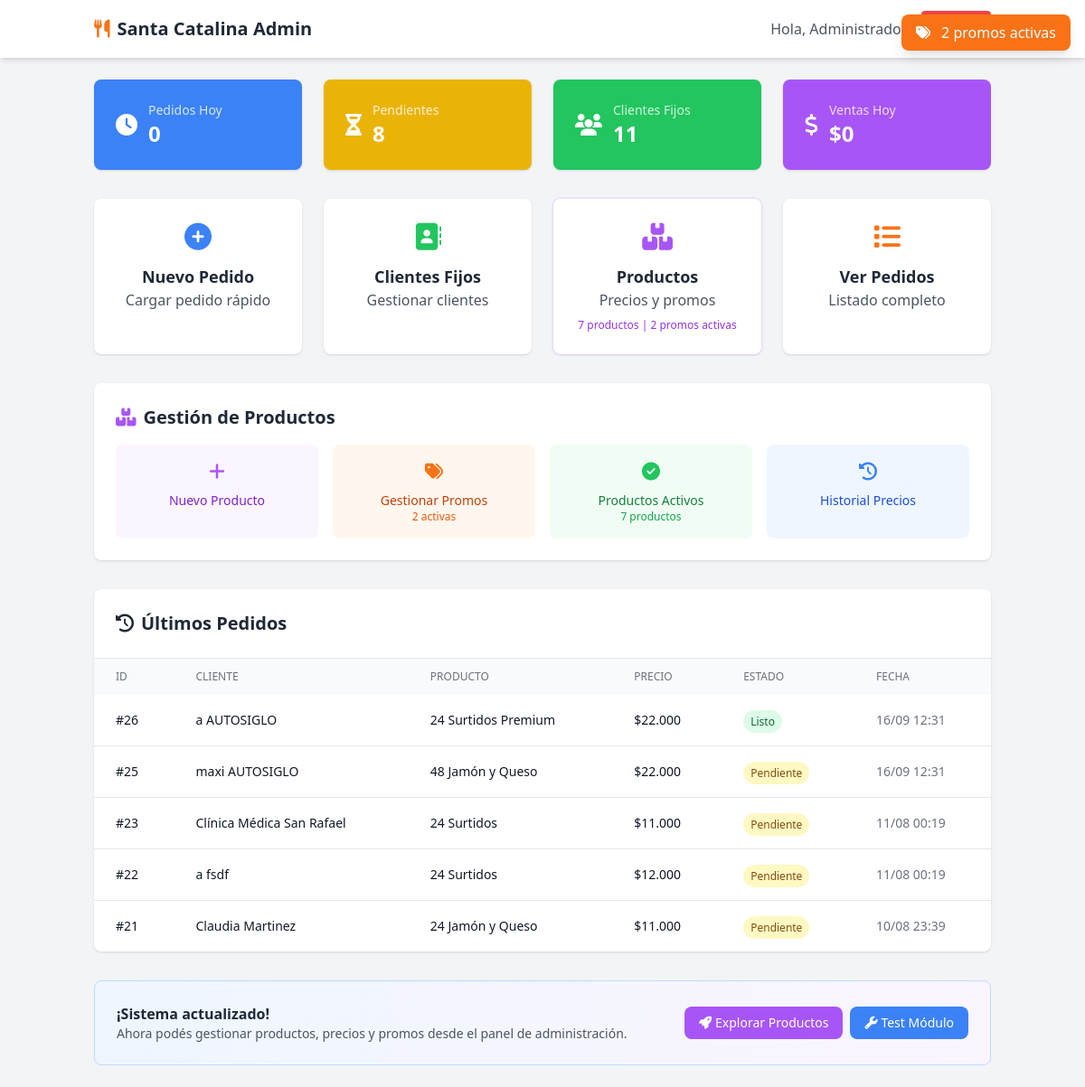
The page /admin/index.php (signed in) on the database as committed earlier.
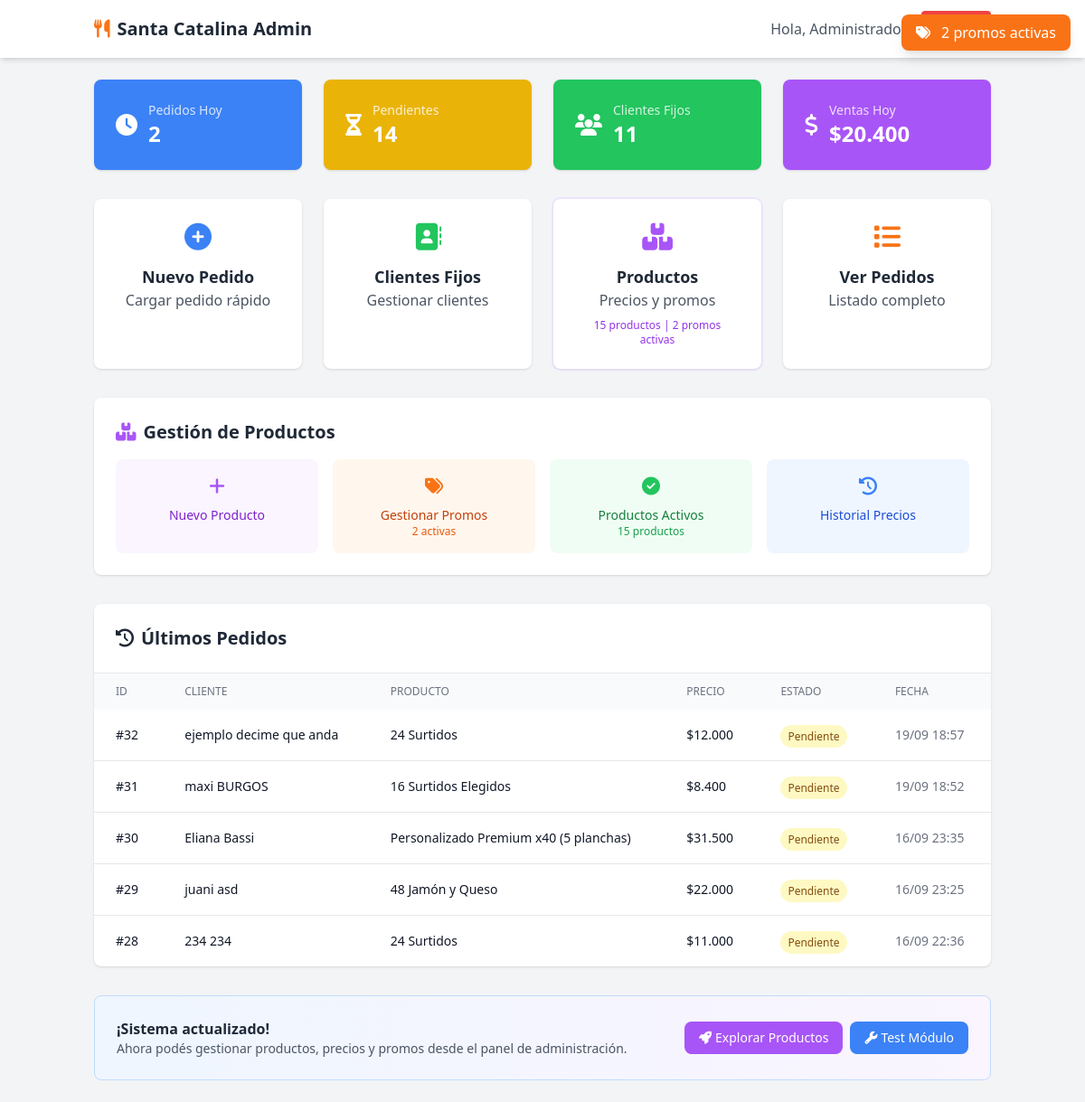
The same page on the database as committed later.
### tables this page shows
CREATE TABLE `pedidos` (
  `id` int(11) NOT NULL,
  `nombre` varchar(100) NOT NULL,
  `apellido` varchar(100) NOT NULL,
  `telefono` varchar(20) NOT NULL,
  `direccion` text DEFAULT NULL,
  `producto` varchar(100) NOT NULL,
  `cantidad` int(11) NOT NULL,
  `precio` decimal(10,2) NOT NULL,
  `forma_pago` enum('Efectivo','Transferencia') DEFAULT 'Efectivo',
  `modalidad` enum('Retira','Delivery') DEFAULT 'Retira',
  `ubicacion` enum('Local 1','Fábrica') DEFAULT 'Fábrica' COMMENT 'Ubicación donde se procesa el pedido',
  `estado` enum('Pendiente','Preparando','Listo','Entregado') DEFAULT 'Pendiente',
  `observaciones` text DEFAULT NULL,
  `cliente_fijo_id` int(11) DEFAULT NULL,
  `impreso` tinyint(1) DEFAULT 0,
  `created_at` timestamp NULL DEFAULT current_timestamp(),
  `updated_at` timestamp NULL DEFAULT current_timestamp() ON UPDATE current_timestamp(),
  `fecha_entrega` date DEFAULT NULL COMMENT 'Fecha para cuando es el pedido',
  `hora_entrega` time DEFAULT NULL COMMENT 'Hora para cuando es el pedido',
  `notas_horario` text DEFAULT NULL COMMENT 'Observaciones sobre horario/entrega',
  `fecha_pedido` datetime DEFAULT current_timestamp() COMMENT 'Cuándo se tomó el pedido (puede ser diferente de created_at para casos especiales)',
  `prioridad` enum('normal','prioridad','urgente') DEFAULT 'normal' COMMENT 'Prioridad manual asignada por admin',
  `prioridad_notas` text DEFAULT NULL COMMENT 'Notas sobre por qué se asignó esta prioridad',
  `es_personalizado_complejo` tinyint(1) DEFAULT 0 COMMENT 'Si usa la tabla pedido_detalles para precios mixtos',
  `impresion_automatica` tinyint(1) DEFAULT 0,
  `fecha_impresion_auto` timestamp NULL DEFAULT NULL,
  `pc_impresion` varchar(100) DEFAULT NULL,
  `impreso_auto` tinyint(1) DEFAULT 0,
  `fecha_impreso` datetime DEFAULT NULL,
  `mac_impresora` varchar(17) DEFAULT NULL COMMENT 'MAC de la impresora que imprimió'
);

### admin/config.php (called while the page is built, shortened)
<?php
function formatPrice($price) {
    return '$' . number_format($price, 0, ',', '.');
}
?>

### admin/index.php (the view, shortened to what the changed rows need)
<?php
require_once 'config.php';
$pdo = getConnection();
$stats = [
    'pedidos_hoy' => $pdo->query("SELECT COUNT(*) FROM pedidos WHERE DATE(created_at) = CURDATE()")->fetchColumn(),
    'pedidos_pendientes' => $pdo->query("SELECT COUNT(*) FROM pedidos WHERE estado = 'Pendiente'")->fetchColumn(),
    'clientes_fijos' => $pdo->query("SELECT COUNT(*) FROM clientes_fijos WHERE activo = 1")->fetchColumn(),
    'ventas_hoy' => $pdo->query("SELECT COALESCE(SUM(precio), 0) FROM pedidos WHERE DATE(created_at) = CURDATE()")->fetchColumn(),
    'productos_activos' => $pdo->query("SELECT COUNT(*) FROM productos WHERE activo = 1")->fetchColumn(),
    'promos_activas' => 0
];
try {
    $stats['promos_activas'] = $pdo->query("
        SELECT COUNT(*) FROM promos
        WHERE activa = 1
        AND (fecha_inicio IS NULL OR CURDATE() >= fecha_inicio)
        AND (fecha_fin IS NULL OR CURDATE() <= fecha_fin)
    ")->fetchColumn();
} catch (Exception $e) {
    $stats['promos_activas'] = 0;
}
$ultimos_pedidos = $pdo->query("
    SELECT id, nombre, apellido, producto, precio, estado, created_at
    FROM pedidos
    ORDER BY created_at DESC
    LIMIT 5
")->fetchAll();
?>
<!DOCTYPE html>
<html lang="es">
<head>
    <script src="https://cdn.tailwindcss.com"></script>
    <link rel="stylesheet" href="https://cdnjs.cloudflare.com/ajax/libs/font-awesome/6.4.0/css/all.min.css">
</head>
<body class="bg-gray-100">
    <header class="bg-white shadow-md">
        <div class="container mx-auto px-4 py-3 flex justify-between items-center">
            <h1 class="text-xl font-bold text-gray-800">
                <i class="fas fa-utensils text-orange-500 mr-2"></i><?= APP_NAME ?>
            </h1>
        </div>
    </header>
    <main class="container mx-auto px-4 py-6">
        <div class="grid grid-cols-1 md:grid-cols-2 lg:grid-cols-4 gap-6 mb-8">
            <div class="bg-blue-500 text-white p-6 rounded-lg shadow">
                <div class="flex items-center">
                    <div>
                        <p class="text-sm opacity-80">Pedidos Hoy</p>
                        <p class="text-2xl font-bold"><?= $stats['pedidos_hoy'] ?></p>
                    </div>
                </div>
            </div>
            <div class="bg-yellow-500 text-white p-6 rounded-lg shadow">
                <div class="flex items-center">
                    <div>
                        <p class="text-sm opacity-80">Pendientes</p>
                        <p class="text-2xl font-bold"><?= $stats['pedidos_pendientes'] ?></p>
                    </div>
                </div>
            </div>
            <div class="bg-purple-500 text-white p-6 rounded-lg shadow">
                <div class="flex items-center">
                    <div>
                        <p class="text-sm opacity-80">Ventas Hoy</p>
                        <p class="text-2xl font-bold"><?= formatPrice($stats['ventas_hoy']) ?></p>
                    </div>
                </div>
            </div>
        </div>
        <div class="grid grid-cols-1 md:grid-cols-2 lg:grid-cols-4 gap-6 mb-8">
            <a href="modules/productos/index.php" class="bg-white p-6 rounded-lg shadow hover:shadow-lg transition block text-center group">
                <i class="fas fa-boxes text-3xl text-purple-500 mb-3 group-hover:scale-110 transition-transform"></i>
                <h3 class="text-lg font-semibold text-gray-800">Productos</h3>
                <p class="text-gray-600">Precios y promos</p>
                <div class="mt-2 text-xs text-purple-600">
                    <?= $stats['productos_activos'] ?> productos
                    <?php if ($stats['promos_activas'] > 0): ?>
                        | <?= $stats['promos_activas'] ?> promos activas
                    <?php endif; ?>
                </div>
            </a>
        </div>
        <div class="bg-white rounded-lg shadow mb-8 p-6">
            <h2 class="text-xl font-semibold text-gray-800 mb-4">
                <i class="fas fa-boxes text-purple-500 mr-2"></i>Gestión de Productos
            </h2>
            <div class="grid grid-cols-2 md:grid-cols-4 gap-4">
                <a href="modules/productos/index.php?estado=1" class="bg-green-50 hover:bg-green-100 p-4 rounded-lg text-center transition">
                    <i class="fas fa-check-circle text-green-500 text-xl mb-2"></i>
                    <div class="text-sm font-medium text-green-700">Productos Activos</div>
                    <div class="text-xs text-green-600"><?= $stats['productos_activos'] ?> productos</div>
                </a>
            </div>
        </div>
        <div class="bg-white rounded-lg shadow">
            <div class="p-6 border-b">
                <h2 class="text-xl font-semibold text-gray-800">
                    <i class="fas fa-history mr-2"></i>Últimos Pedidos
                </h2>
            </div>
            <div class="overflow-x-auto">
                <table class="min-w-full">
                    <thead class="bg-gray-50">
                        <tr>
                            <th class="px-6 py-3 text-left text-xs font-medium text-gray-500 uppercase">ID</th>
                            <th class="px-6 py-3 text-left text-xs font-medium text-gray-500 uppercase">Cliente</th>
                            <th class="px-6 py-3 text-left text-xs font-medium text-gray-500 uppercase">Producto</th>
                            <th class="px-6 py-3 text-left text-xs font-medium text-gray-500 uppercase">Precio</th>
                            <th class="px-6 py-3 text-left text-xs font-medium text-gray-500 uppercase">Estado</th>
                            <th class="px-6 py-3 text-left text-xs font-medium text-gray-500 uppercase">Fecha</th>
                        </tr>
                    </thead>
                    <tbody class="divide-y divide-gray-200">
                        <?php if (empty($ultimos_pedidos)): ?>
                            <tr>
                                <td colspan="6" class="px-6 py-4 text-center text-gray-500">
                                    No hay pedidos registrados
                                </td>
                            </tr>
                        <?php else: ?>
                            <?php foreach ($ultimos_pedidos as $pedido): ?>
                                <tr class="hover:bg-gray-50">
                                    <td class="px-6 py-4 text-sm font-medium text-gray-900">
                                        #<?= $pedido['id'] ?>
                                    </td>
                                    <td class="px-6 py-4 text-sm text-gray-900">
                                        <?= htmlspecialchars($pedido['nombre'] . ' ' . $pedido['apellido']) ?>
                                    </td>
                                    <td class="px-6 py-4 text-sm text-gray-900">
                                        <?= htmlspecialchars($pedido['producto']) ?>
                                    </td>
                                    <td class="px-6 py-4 text-sm text-gray-900">
                                        <?= formatPrice($pedido['precio']) ?>
                                    </td>
                                    <td class="px-6 py-4">
                                        <?php
                                        $estado_color = [
                                            'Pendiente' => 'bg-yellow-100 text-yellow-800',
                                            'Preparando' => 'bg-blue-100 text-blue-800',
                                            'Listo' => 'bg-green-100 text-green-800',
                                            'Entregado' => 'bg-gray-100 text-gray-800'
                                        ];
                                        ?>
                                        <span class="px-2 py-1 text-xs font-medium rounded-full <?= $estado_color[$pedido['estado']] ?? 'bg-gray-100 text-gray-800' ?>">
                                            <?= $pedido['estado'] ?>
                                        </span>
                                    </td>
                                    <td class="px-6 py-4 text-sm text-gray-500">
                                        <?= date('d/m H:i', strtotime($pedido['created_at'])) ?>
                                    </td>
                                </tr>
                            <?php endforeach; ?>
                        <?php endif; ?>
                    </tbody>
                </table>
            </div>
        </div>
    </main>
</body>
</html>

Rows that differ between the two databases and show on the page:
removed pedidos: id "26", nombre+apellido "a AUTOSIGLO", producto "24 Surtidos Premium", precio "$22.000", estado "Listo", created_at "16/09 12:31"
no longer on this page (row unchanged): pedidos: id "25", nombre+apellido "maxi AUTOSIGLO", producto "48 Jamón y Queso", precio "$22.000", estado "Pendiente", created_at "16/09 12:31"
no longer on this page (row unchanged): pedidos: id "23", nombre+apellido "Clínica Médica San Rafael", producto "24 Surtidos", precio "$11.000", estado "Pendiente", created_at "11/08 00:19"
no longer on this page (row unchanged): pedidos: id "22", nombre+apellido "a fsdf", producto "24 Surtidos", precio "$12.000", estado "Pendiente", created_at "11/08 00:19"
no longer on this page (row unchanged): pedidos: id "21", nombre+apellido "Claudia Martinez", producto "24 Jamón y Queso", precio "$11.000", estado "Pendiente", created_at "10/08 23:39"
added pedidos: id "32", nombre+apellido "ejemplo decime que anda", producto "24 Surtidos", precio "$12.000", estado "Pendiente", created_at "19/09 18:57"
added pedidos: id "31", nombre+apellido "maxi BURGOS", producto "16 Surtidos Elegidos", precio "$8.400", estado "Pendiente", created_at "19/09 18:52"
added pedidos: id "30", nombre+apellido "Eliana Bassi", producto "Personalizado Premium x40 (5 planchas)", precio "$31.500", estado "Pendiente", created_at "16/09 23:35"
added pedidos: id "29", nombre+apellido "juani asd", producto "48 Jamón y Queso", precio "$22.000", estado "Pendiente", created_at "16/09 23:25"
added pedidos: id "28", nombre+apellido "234 234", producto "24 Surtidos", precio "$11.000", estado "Pendiente", created_at "16/09 22:36"
Other text that changed with them:
$stats['pedidos_hoy']: "0" → "2"
$stats['pedidos_pendientes']: "8" → "14"
formatPrice($stats['ventas_hoy']): "$0" → "$20.400"
$stats['productos_activos']: "7" → "15"
